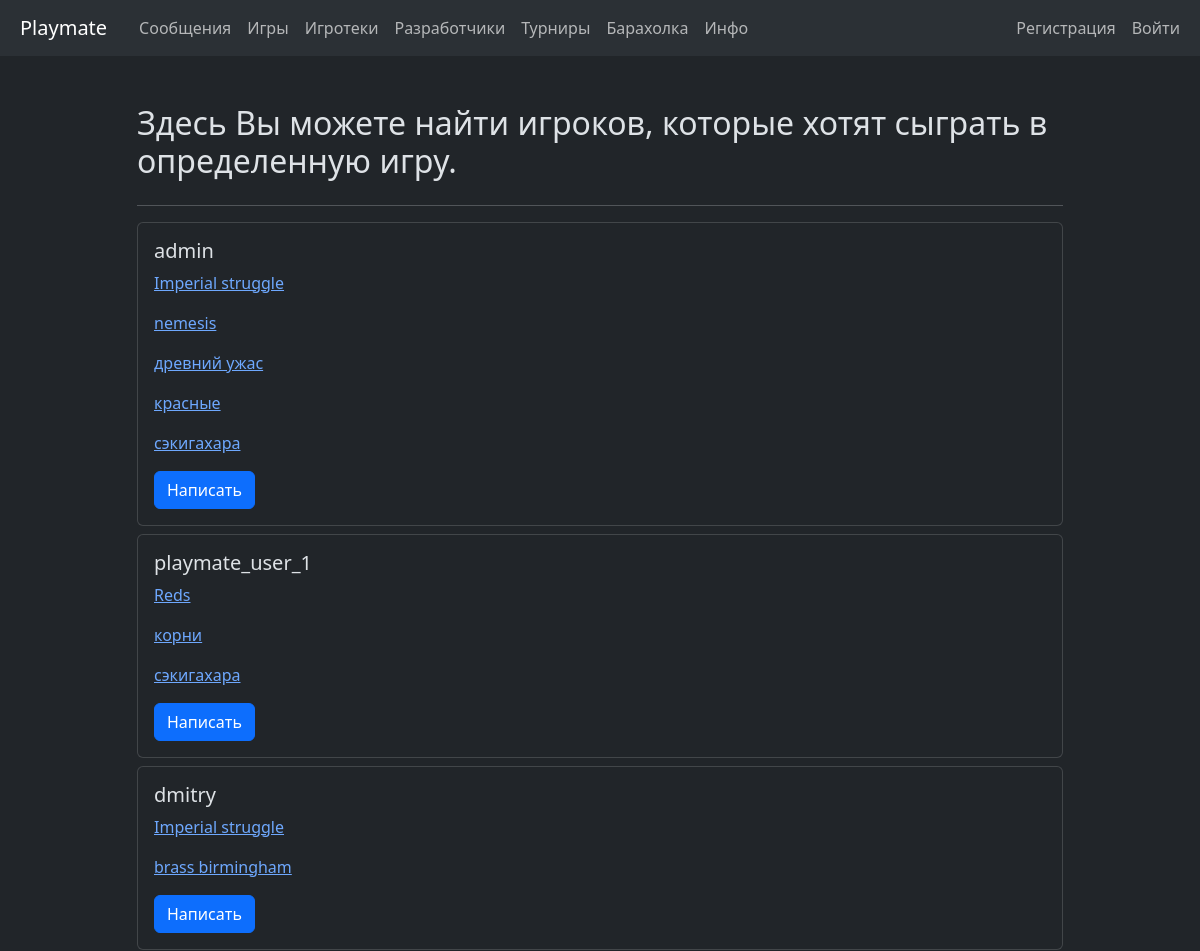
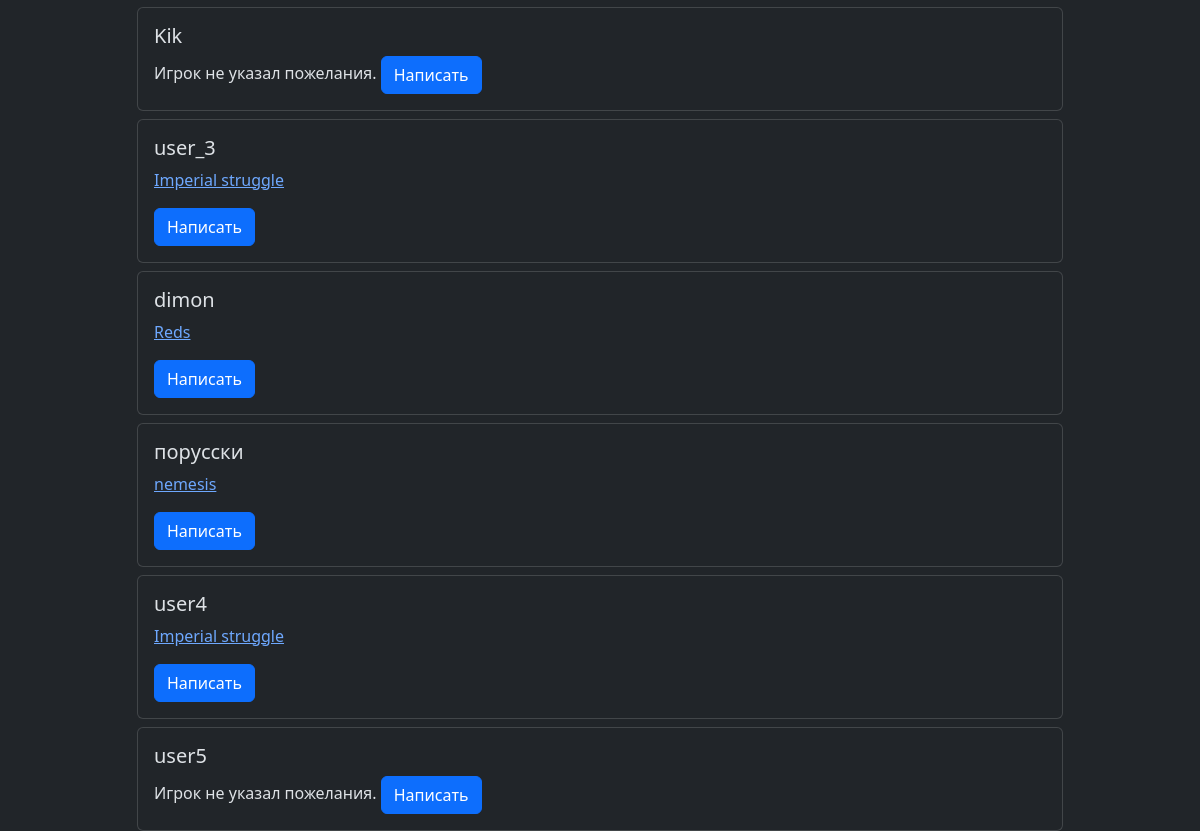
Page /main_app/players/ on the committed database (2 pictures, top to bottom).
### main_app/models.py (models this page shows, shortened)
class BoardGame(models.Model):
    title = models.CharField(verbose_name='Название игры',
                             blank=False,
                             null=False,
                             max_length=100)
    url_tesera = models.URLField(verbose_name='Ссылка на игру на сайте tesera.ru',
                                 blank=True,
                                 null=True,
                                 max_length=200)
    url_bgg = models.URLField(verbose_name='Ссылка на игру на сайте boardgamegeek.com',
                              blank=True,
                              null=True,
                              max_length=100)
    created_at = models.DateTimeField(auto_now_add=True)
    updated_at = models.DateTimeField(auto_now=True)
    created_by = models.ForeignKey(User,
                                   related_name='created_games',
                                   on_delete=models.SET_NULL,
                                   null=True)
    players= models.ManyToManyField(User,
                                    related_name='liked_games')
    def get_absolute_url(self):
        return reverse('main:game', kwargs={'pk': self.pk})
    class Meta:
        indexes = [
            models.Index(fields=['title'])
        ]
        ordering = ['title']
        verbose_name = 'Настолка'
        verbose_name_plural = 'Настолки'

### main_app/views.py (the view)
class PlayersView(ListView):
    model = User
    template_name = 'main_app/players.html'
    context_object_name = 'players'
    def get_queryset(self):
        queryset = User.objects.prefetch_related('liked_games').all()
        return queryset

### main_app/templatetags/active_page.py (called while the page is built)
@register.simple_tag
def active_url(request, path_name, *args, **kwargs):
    try:
        url = reverse(path_name, args=args, kwargs=kwargs)
        if url == request.path:
            return 'active'
    except NoReverseMatch:
        pass
    return ''

### templates/main_app/players.html (shortened to what this page needs)
{% extends 'base.html' %}
{% load django_bootstrap5 %}
{% block content %}
<div class="container-sm mt-5">
    <div class="row justify-content-center">
        <div class="col col-lg-10">
            <h2 class="mb-4">Здесь Вы можете найти игроков, которые хотят сыграть в определенную игру.</h2>
            <hr>
            {% for player in players %}
                <div class="card mt-2">
                    <div class="card-body">
                        <h5 class="card-title">{{ player.username }}</h5>
                        <div class="card-text">
                            {% for game in player.liked_games.all %}
                            <p><a href="{{ game.get_absolute_url }}">{{ game.title }}</a></p>
                            {% empty %}
                                Игрок не указал пожелания.
                            {% endfor %}
                            <a href="!!!!!!!!!!!!!!!!!!!!!" class="btn btn-primary">Написать</a>
                        </div>
                    </div>
                </div>
            {% empty %}
                <p>Пока объявлений нет.</p>
            {% endfor %}
        </div>
    </div>
</div>
{% endblock %}

### rows in the picture
BoardGame: title "Imperial struggle"
BoardGame: title "nemesis"
BoardGame: title "древний ужас"
BoardGame: title "красные"
BoardGame: title "сэкигахара"
BoardGame: title "Reds"
BoardGame: title "корни"
BoardGame: title "brass birmingham"

### other values in the picture
{{ player.username }} "admin"
{{ player.username }} "playmate_user_1"
{{ player.username }} "dmitry"
{{ player.username }} "Kik"
{{ player.username }} "user_3"
{{ player.username }} "dimon"
{{ player.username }} "порусски"
{{ player.username }} "user4"
{{ player.username }} "user5"
